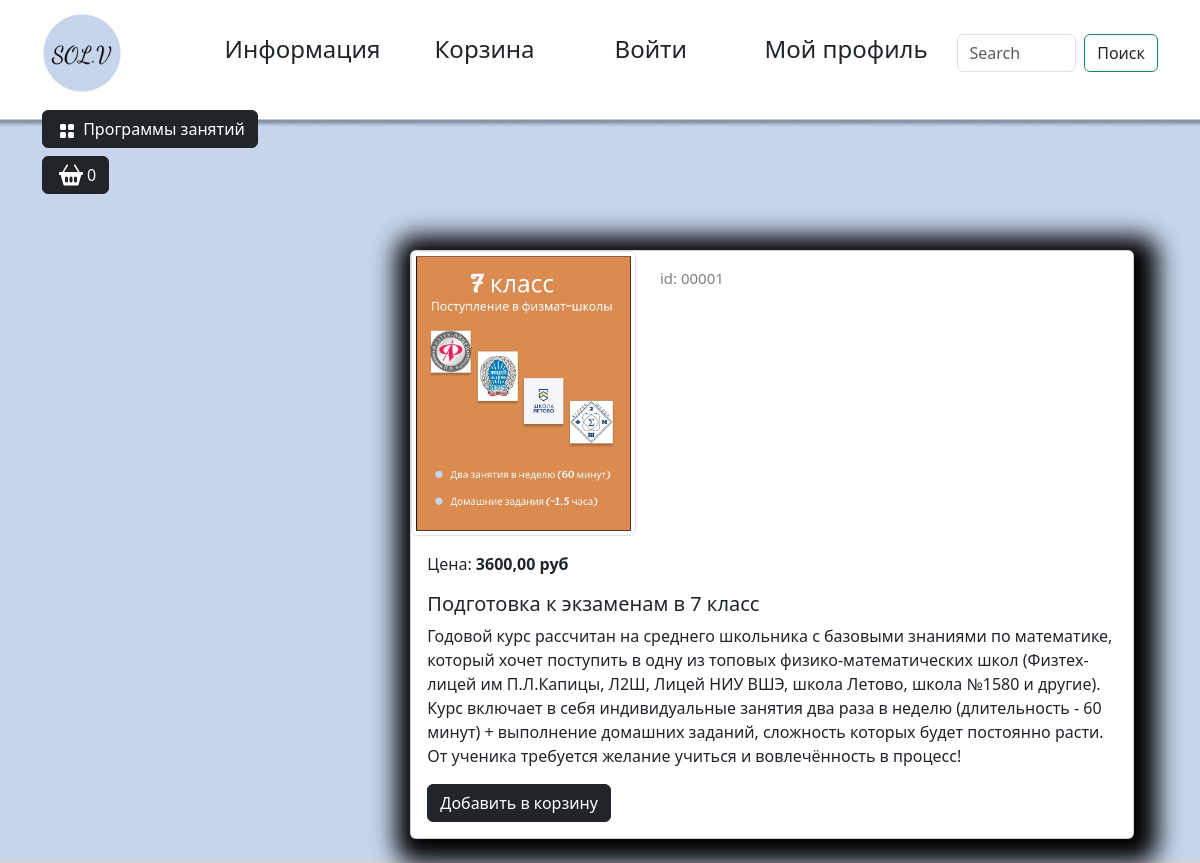
/catalog/product/podgotovka-k-ekzamenam-v-7-klass/, run on the app's committed database.
### goods/models.py (models this page shows, shortened)
class Products(models.Model):
    name = models.CharField(max_length=150, unique=True, verbose_name='Название')
    slug = models.SlugField(max_length=200, unique=True, blank=True, null=True, verbose_name='URL')
    description = models.TextField(blank=True, null=True, verbose_name='Описание')
    image = models.ImageField(upload_to='goods_images', blank=True, null=True, verbose_name='Изображение')
    price = models.DecimalField(default=0.00, max_digits=7, decimal_places=2, verbose_name='Цена')
    discount = models.DecimalField(default=0.00, max_digits=4, decimal_places=2, verbose_name='Скидка в %')
    quantity = models.PositiveIntegerField(default=0, verbose_name='Количество')
    category = models.ForeignKey(to=Categories, on_delete=models.CASCADE, verbose_name='Категория')
    class Meta:
        db_table = 'product'
        verbose_name = 'Продукт'
        verbose_name_plural = 'Продукты'
    def display_id(self):
        return f"{self.id:05}"
    def sell_price(self):
        if self.discount:
            return round(self.price - self.price*self.discount/100, 2)
        return self.price

### goods/views.py (the view)
# urls.py: path('product/<slug:product_slug>/', views.product, name='product')
def product(request, product_slug):
    product = Products.objects.get(slug=product_slug)
    context = {
        'product': product
    }
    return render(request, 'goods/product.html', context=context)

### goods/templatetags/goods_tags.py (called while the page is built)
@register.simple_tag()
def tag_categories():
    return Categories.objects.all()

### goods/templates/goods/product.html (shortened to what this page needs)
{% extends 'main/base.html' %}
{% load static %}
{% block page_css%}
    <link rel="stylesheet" href="{%static "deps/css/products_css.css"%}">
{% endblock%}
{% block footer_css %}
    <link rel="stylesheet" href="{% static "deps/css/my_footer_css.css" %}">
{% endblock %}
{% block content %}
<div class="container">
    <div class="row mt-1">
        <div class="col-lg-2">
        </div>
        <div class="col-lg-10">
            <div class="container mt-5">
                <div class="card mb-4 custom-shadow">
                    <div class="row">
                        <div class="col-md-4">
                            <img src="{{ product.image.url }}"
                                class="img-thumbnail" data-bs-toggle="modal" data-bs-target="#imageModal1">
                        </div>
                        <div class="col-md-4 ">
                            <p class="product_id mt-3">id: {{ product.display_id }}</p>
                        </div>
                    </div>
                    <div class="card-body">
                        <p class="card-text">Цена: <strong>{{ product.sell_price }} руб</strong></p>
                        <h5 class="card-title">{{ product.name }}</h5>
                        <p class="card-text">{{ product.description }}</p>
                        <a href="#" class="btn btn-dark add-to-cart">Добавить в корзину</a>
                    </div>
                </div>
            </div>
        </div>
    </div>
</div>
</section>
{% endblock %}

### static/deps/css/products_css.css (style rules this page uses)
body { background-image: url("../images/goods_page.jpg"); background-repeat: no-repeat; background-attachment: fixed; background-position: center center; background-size: cover; height: 100%; }
.custom-shadow { box-shadow: 5px 5px 25px 19px #000000; }
.product_id { color: gray; font-size: 15px; }

### data on the page
Products: image (picture), display_id "00001", sell_price "3600,00", name "Подготовка к экзаменам в 7 класс", description "Годовой курс рассчитан на среднего школьника с базовыми знаниями по математике, который хочет поступить в одну из топовых физико-математических школ (Физтех-лицей им П.Л.Капицы, Л2Ш, Лицей НИУ ВШЭ, школа Летово, школа №1580 и другие). Курс включает в себя индивидуальные занятия два раза в неделю (длительность - 60 минут) + выполнение домашних заданий, сложность которых будет постоянно расти. От ученика требуется желание учиться и вовлечённость в процесс!"
